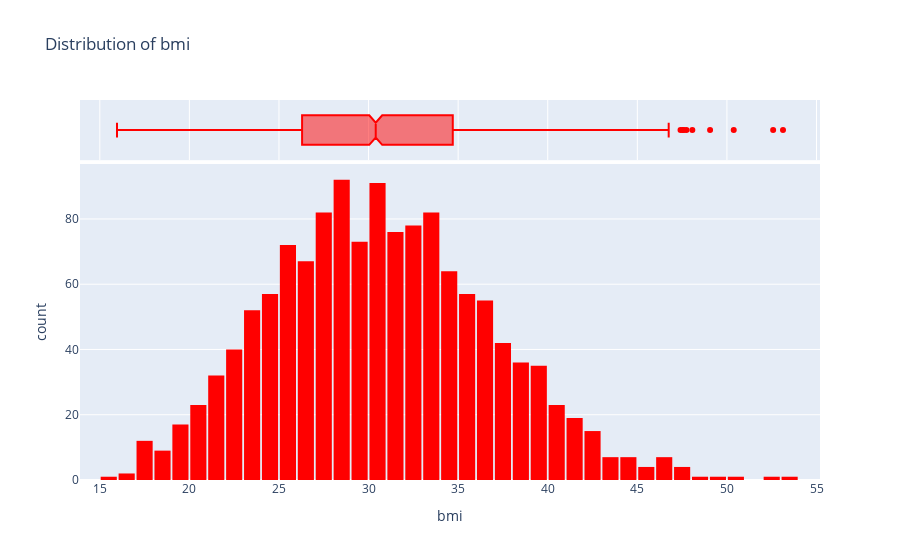

The notebook cell this image was saved under:
### Code cell
fig=px.histogram(medical_df,x='smoker',marginal='box', nbins=47, color_discrete_sequence=['red'], title='Distribution of bmi')
fig.update_layout(bargap=0.1)
fig.show()

### Figure 1 — Plotly figure (JSON) as saved in the notebook; plotly's stock layout.template omitted (floating-point values rounded to 4 significant figures; data arrays with more than 128 entries replaced by an {"elided": "..."} marker saying what was removed)
{"data": [{"alignmentgroup": "True", "bingroup": "x", "hovertemplate": "bmi=%{x}<br>count=%{y}<extra></extra>", "legendgroup": "", "marker": {"color": "red", "pattern": {"shape": ""}}, "name": "", "nbinsx": 47, "offsetgroup": "", "orientation": "v", "showlegend": false, "type": "histogram", "x": {"elided": "1338 float values"}, "xaxis": "x", "yaxis": "y"}, {"alignmentgroup": "True", "hovertemplate": "bmi=%{x}<extra></extra>", "legendgroup": "", "marker": {"color": "red"}, "name": "", "notched": true, "offsetgroup": "", "showlegend": false, "type": "box", "x": {"elided": "1338 float values"}, "xaxis": "x2", "yaxis": "y2"}], "layout": {"bargap": 0.1, "barmode": "relative", "legend": {"tracegroupgap": 0}, "title": {"text": "Distribution of bmi"}, "xaxis": {"anchor": "y", "domain": [0, 1], "title": {"text": "bmi"}}, "xaxis2": {"anchor": "y2", "domain": [0, 1], "matches": "x", "showgrid": true, "showticklabels": false}, "yaxis": {"anchor": "x", "domain": [0, 0.8316], "title": {"text": "count"}}, "yaxis2": {"anchor": "x2", "domain": [0.8416, 1], "matches": "y2", "showgrid": false, "showline": false, "showticklabels": false, "ticks": ""}}}
